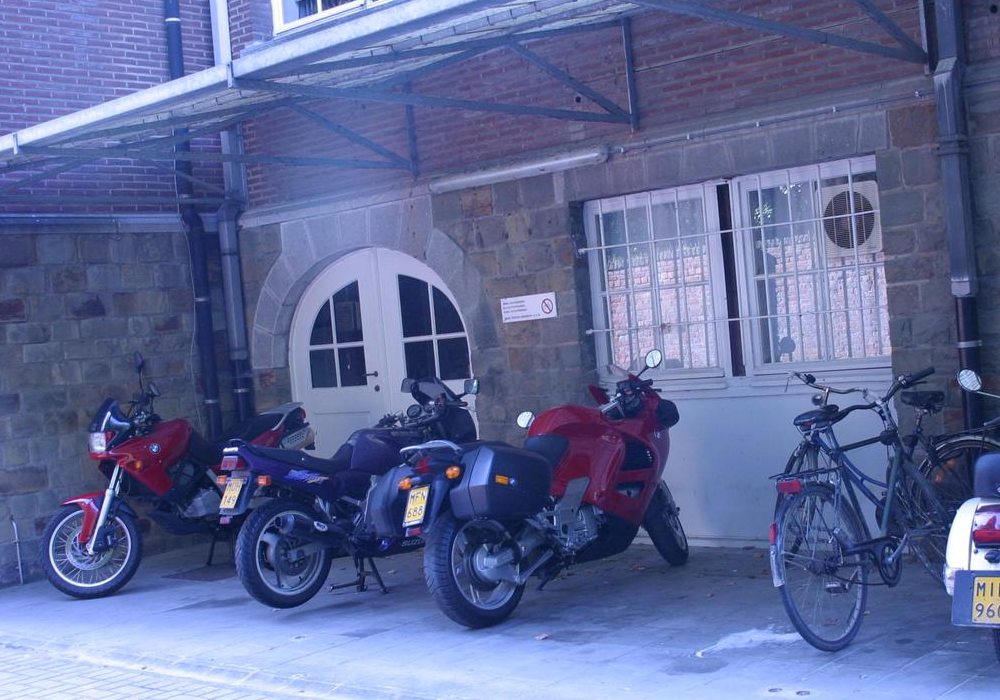
#> input picture 论文与代码对比/代码/dataset/test_vgg/bikes/img1.ppm, 1000 x 700 px, found by its file name
$ python run_LGSC.py
#> lines starting #> are read from the running program, lines starting #| are printed output that depends on the picture; long printed decimals are rounded
### 论文与代码对比/代码/我的/LGSC-main/getmatchpoints.py
# this file is to get keypoints and match them

import cv2
import scipy as sp
import numpy as np
import random


def siftandgetlocation(img1,img2,goodflag=1):
    sift = cv2.SIFT_create(500)
    #sift = cv2.SIFT_create(500,3,0.007,0.01,3)

    # find the keypoints and descriptors with SIFT
    loc1, des1 = sift.detectAndCompute(img1, None)
    loc2, des2 = sift.detectAndCompute(img2, None)
    # abb = cv2.drawKeypoints(img2, loc2, img2, (255, 0, 255), cv2.DRAW_MATCHES_FLAGS_DRAW_RICH_KEYPOINTS)  #
    # cv2.imshow('abb', abb)
    # FLANN parameters
    FLANN_INDEX_KDTREE = 0
    index_params = dict(algorithm=FLANN_INDEX_KDTREE, trees=3)
    search_params = dict()
    flann = cv2.FlannBasedMatcher(index_params, search_params)
    matches = flann.knnMatch(des1, des2, k=2)

    #Apply ratio test
    good = []
    for m, n in matches:
        if m.distance <= 1 * n.distance:
            good.append(m)
    print('num of matching points', len(good))

    return [good,loc1,loc2]


# show the image matches
# [41 lines left out: functions showtheimage, getnewkp, not called in this run]

# [8 lines that do not run on import are left out]

### 论文与代码对比/代码/我的/LGSC-main/testmodel.py
# this file is to test performance of the method
import cv2
import numpy as np


#通过H计算keypoint1是否对应keypoint2
def basetest(loc1, loc2, H):
    loc1p = np.array([loc1[0], loc1[1], 1]).reshape(3, 1)
    newlocp = np.dot(H, loc1p)
    newlocq = newlocp.tolist()
    newloc = [newlocq[0][0], newlocq[1][0], newlocq[2][0]]
    if newloc[2] == 0:
        return 0
    newloc[0] = newloc[0] / newloc[2]
    newloc[1] = newloc[1] / newloc[2]
    newloc[2] = newloc[2] / newloc[2]
    error = (loc2[0] - newloc[0]) * (loc2[0] - newloc[0]) + (loc2[1] - newloc[1]) * (loc2[1] - newloc[1])
    # print(error)
    if error <= 5:
        return 1
    else:
        return 0

# [8 lines left out: function testscore, not called in this run]

#依据基础矩阵或者单应矩阵计算两幅图片中正确匹配点对
def testscoreimage(good, kp1, kp2, H, img1, img2):
    # visualization
    h1, w1 = img1.shape[:2]
    h2, w2 = img2.shape[:2]
    view = np.zeros((max(h1, h2), w1 + w2, 3), np.uint8)
    view[:h1, :w1, 0] = img1
    view[:h2, w1:, 0] = img2
    view[:, :, 1] = view[:, :, 0]
    view[:, :, 2] = view[:, :, 0]
    count = 0
    if H is None:
        print('not found')
        return 0
    for m in good:
        loc1 = [kp1[m.queryIdx].pt[0], kp1[m.queryIdx].pt[1]]
        loc2 = [kp2[m.trainIdx].pt[0], kp2[m.trainIdx].pt[1]]
        result = basetest(loc1, loc2, H)
        if result == 1:
            color = (0, 240, 0)
            count = count + 1
        if result == 0:
            color = (0, 0, 240)
        # draw the keypoints
        cv2.line(view, (int(kp1[m.queryIdx].pt[0]), int(kp1[m.queryIdx].pt[1])),
                 (int(kp2[m.trainIdx].pt[0] + w1), int(kp2[m.trainIdx].pt[1])), color, 2)
    view = cv2.resize(view, (int(0.5 * (w1 + w2)), int(0.5 * max(h1, h2))))
    #print(count)
    return view ,count

### 论文与代码对比/代码/我的/LGSC-main/run_LGSC.py
import cv2
import math
import numpy as np
import getmatchpoints
from enum import Enum
import testmodel


class DrawingType(Enum):
    ONLY_LINES = 1
    LINES_AND_POINTS = 2
    COLOR_CODED_POINTS_X = 3
    COLOR_CODED_POINTS_Y = 4
    COLOR_CODED_POINTS_XpY = 5


# [44 lines left out: function draw_matches, not called in this run]


# calculate the distance between any two nodes in the key point set
def distance_cal(cord_list):
    num = len(cord_list)  # the number of node
    distance_matrix = np.zeros([num, num])  # the distance matrix
    for i, cord_i in enumerate(cord_list):
        for j, cord_j in enumerate(cord_list):
            # calculate the Euclidean distance
            distance = math.sqrt((cord_i[0][0] - cord_j[0][0]) ** 2 + (cord_i[0][1] - cord_j[0][1]) ** 2)
            if i != j:
                # avoid zero distance except for diagonal elements
                distance_matrix[i][j] = distance + 0.0000001
        # print(distance_matrix[i])
    return distance_matrix

# search K nearest neighbors of the i-th node
def find_KNN(K, distance_matrix, index):
    distance_vector = np.array(distance_matrix[index])  # extract the distance vector of the i-th node
    # get an enumeration index vector ranging from 0 to the number of nodes
    index_vector = np.arange(0, len(distance_vector))
    sorted_dis_vec = np.lexsort((index_vector.T, distance_vector.T))  # sort by distance in ascending order
    # print(sorted_dis_vec)
    # get the indexes of K nearest neighbors of the i-th node and the first one is itself
    K_neighbor_index = sorted_dis_vec[:K+1]
    # get the distances of K nearest neighbors of the i-th node and the first one is 0
    K_neighbor_distance = distance_vector[K_neighbor_index]
    return K_neighbor_index, K_neighbor_distance, sorted_dis_vec

# calculate the ranking shift of the i-th node
def cal_ranking_shift(K_idx_list, sorted_idx_list):
    phi_idx = []  # a binary sequence phi_vi of the i-th node vi
    # Iterate over the K nearest neighbors of the i-th node
    for k, n in enumerate(K_idx_list):
        # n is the k-th nearest neighbor vj of the node vi
        # r is the ranking of n's corresponding node v'j centered on v'i
        r = list(sorted_idx_list).index(n)
        phi = r > k  # if i > k, phi = 1 else phi = 0
        phi_idx.append(phi)
    return phi_idx

# calculate the node affinity score s(vi, v'i)
def cal_node_affinity_score(ori_phi_idx, dst_phi_idx, K):
    # convert the binary sequences phi_vi and phi_v'i to numpy arrays
    ori_phi_idx = np.array(ori_phi_idx)
    dst_phi_idx = np.array(dst_phi_idx)
    # s(vi, v'i) = 1 - 1/2K * |phi_vi + phi_v'i|
    node_s_idx = 1 - np.sum(abs(np.add(ori_phi_idx, dst_phi_idx))) / (2 * K)
    return node_s_idx

# calculate the edge affinity score s(e_iij, e'_iij)
def cal_edge_affinity_score(idx, x_idx, ori_K_idx, dst_K_idx, ori_dis_mat, dst_dis_mat, K):
    edge_s_idx_list = []
    # Iterate over the K nearest neighbors of the i-th node expect for itself
    for j in range(len(ori_K_idx[1:])):
        # if x_idx[n] == 1:
        # i_j is the j-th neighbor of node vi
        i_j = ori_K_idx[j+1]
        # get the edge distance d(e_iij) between node vi and its j-th neighbor node vij
        ori_edge_dis = ori_dis_mat[idx][i_j]
        # i_j_ is the j-th neighbor of corresponding node v'i
        i_j_ = dst_K_idx[j+1]
        # get the edge distance d(e'_iij) between corresponding node v'i and its j-th neighbor node v'ij
        dst_edge_dis = dst_dis_mat[idx][i_j_]
        # print(idx, i_j, ori_edge_dis, i_j_,des_edge_dis)
        # s(e_iij, e'_iij) = 1/k * exp(-|d(e_iij) - d(e'_iij)| / max(d(e_iij), d(e'_iij)))
        edge_s_idx = np.exp(- abs(ori_edge_dis - dst_edge_dis) / max(ori_edge_dis, dst_edge_dis)) / K
        # print(edge_s_idx)
        edge_s_idx_list.append(edge_s_idx)

    return edge_s_idx_list


def run_lgsc(img1,img2,H):
    ori_img =cv2.imread(img1, 0)
#> ori_img: shape (700, 1000); min 5, max 255, mean 107.3
    dst_img =cv2.imread(img2, 0)
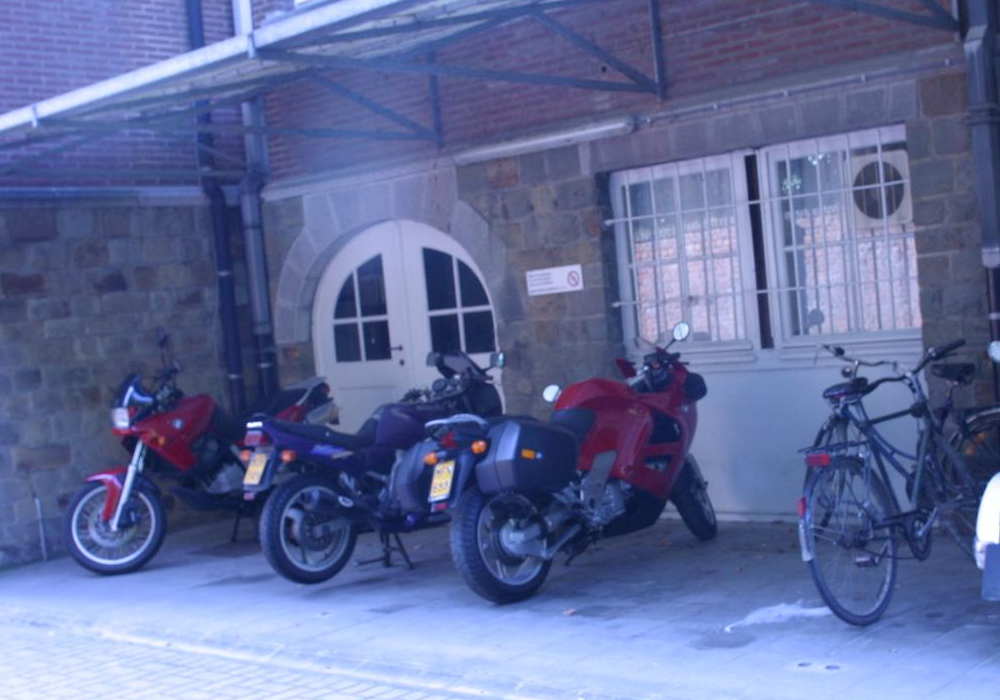
#> input picture 论文与代码对比/代码/dataset/test_vgg/bikes/img2.ppm, 1000 x 700 px, found by its file name
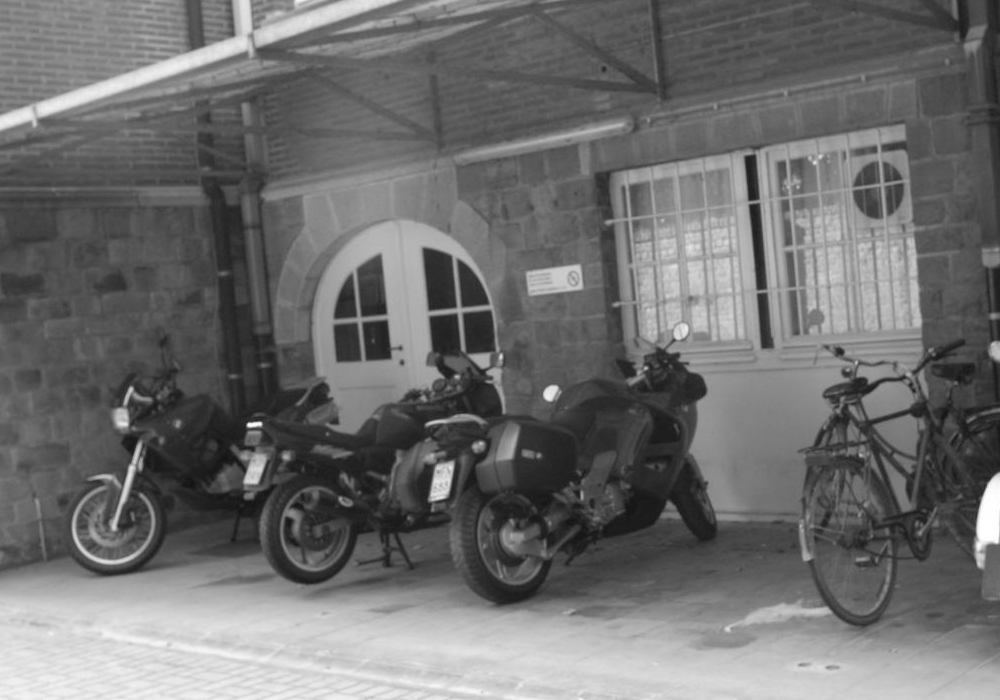
#> dst_img: shape (700, 1000); min 17, max 255, mean 110.5

    result = getmatchpoints.siftandgetlocation(ori_img, dst_img,1)
#> in siftandgetlocation, `loc1, des1 = sift.detectAndCompute(img1, None)`: loc1 = 500 keypoints; strongest (x, y, size): (226, 450, 3), (236, 449, 3), (524, 419, 9.4), (109, 413, 2.7)
#> in siftandgetlocation, `loc2, des2 = sift.detectAndCompute(img2, None)`: loc2 = 500 keypoints; strongest (x, y, size): (250, 425, 4), (259, 424, 4), (550, 393, 10), (121, 419, 12.1)
#> in siftandgetlocation, `matches = flann.knnMatch(des1, des2, k=2)`: matches = 500 matches
#| num of matching points 500
#> result = 3 matches

    bf_matches = result[0]
#> bf_matches = 500 matches
    ori_kp = result[1]
#> ori_kp has the same summary as loc1 in siftandgetlocation
    dst_kp = result[2]
#> dst_kp has the same summary as loc2 in siftandgetlocation

    if len(bf_matches) < 4:
        return None,None,None

    H = np.array(H)

    before,count_before = testmodel.testscoreimage(bf_matches, ori_kp, dst_kp, H, ori_img, dst_img)
#> the loop in testscoreimage, `for m in good:` made 500 passes
#> (loc2, loc1p in basetest, error in basetest, result, color) on passes 1 to 8: ([272.1, 194.5], [996.1, 526.4, 1], 663241.6, 0, (0, 0, 240)), ([435.6, 264], [410.9, 291.1, 1], 0.0221, 1, (0, 240, 0)), ([137.2, 474.8], [410.2, 505.9, 1], 89284.6, 0, (0, 0, 240)), ([437.4, 498.3], [411.6, 523.2, 1], 0.0037, 1, (0, 240, 0)), ([438.2, 467.2], [412.4, 492.5, 1], 0.0417, 1, (0, 240, 0)), ([559.8, 392.4], [412.4, 492.5, 1], 20451, 0, (0, 0, 240)), ([980.2, 559.4], [992.2, 567, 1], 2237.1, 0, (0, 0, 240)), ([413.8, 394.6], [990.8, 559.4, 1], 388944.4, 0, (0, 0, 240))
#> (result, color) on passes 61 to 66: (0, (0, 0, 240)), (0, (0, 0, 240)), (0, (0, 0, 240)), (0, (0, 0, 240)), (0, (0, 0, 240)), (0, (0, 0, 240))
#> after the loop in testscoreimage, `for m in good:`:
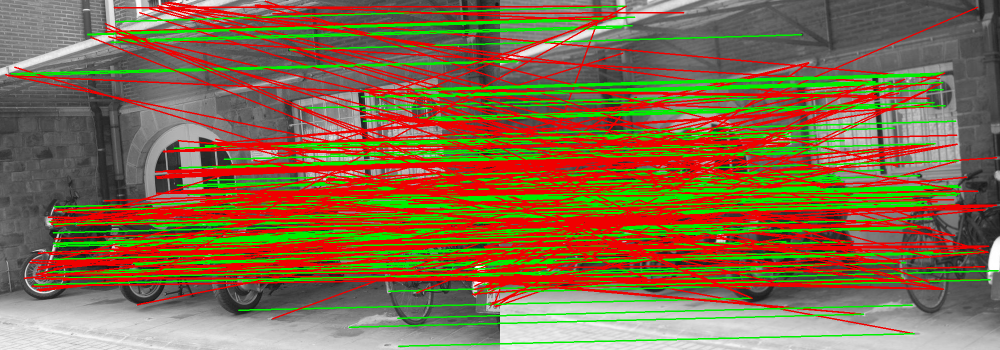
#> view: shape (700, 2000, 3) (shown at 1/2 size); mean of channels 0, 1, 2 70.5, 105.8, 132.3; drawn as B, G, R
#> after the loop in testscoreimage, `for m in good:`: count = 187
#> count_before = 187

    # extract the coordinates of original match points
    # 将匹配点对转化为float类型的numpy数组
    ori_cord_list = np.float32([ori_kp[m.queryIdx].pt for m in bf_matches]).reshape(-1, 1, 2)
#> ori_cord_list = 500 rows, first 8: [996.1, 526.4], [410.9, 291.1], [410.2, 505.9], [411.6, 523.2], [412.4, 492.5], [412.4, 492.5], [992.2, 567], [990.8, 559.4]
    # extract the coordinates of destination match points
    dst_cord_list = np.float32([dst_kp[m.trainIdx].pt for m in bf_matches]).reshape(-1, 1, 2)
#> dst_cord_list = 500 rows, first 8: [272.1, 194.5], [435.6, 264], [137.2, 474.8], [437.4, 498.3], [438.2, 467.2], [559.8, 392.4], [980.2, 559.4], [413.8, 394.6]

    # calculate the distance matrix of original match points
    # 计算匹配点对的距离列表
    ori_dis_mat = distance_cal(ori_cord_list)
#> in distance_cal, `num = len(cord_list)`: num = 500
#> the loop in distance_cal, `for i, cord_i in enumerate(cord_list):` made 500 passes
#> after the loop in distance_cal, `for i, cord_i in enumerate(cord_list):`:
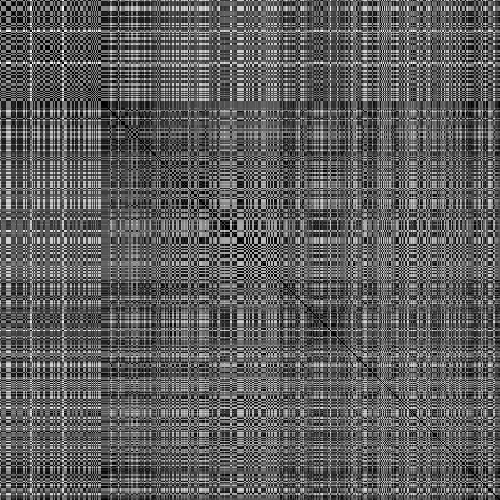
#> distance_matrix: shape (500, 500) float64; min 0, max 1083.1, mean 400.3; drawn with min black and max white
    # calculate the distance matrix of destination match points
    dst_dis_mat = distance_cal(dst_cord_list)
#> the loop in distance_cal (call 2), `for i, cord_i in enumerate(cord_list):` made 500 passes
#> after the loop in distance_cal (call 2), `for i, cord_i in enumerate(cord_list):`:
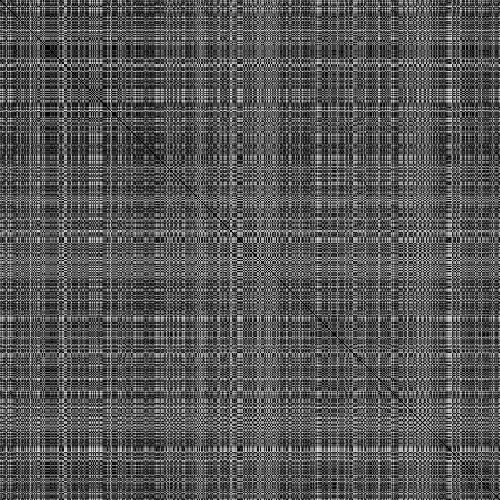
#> distance_matrix: shape (500, 500) float64; min 0, max 1048.3, mean 354.6; drawn with min black and max white

    count =0
    iter_num = 2  # the iterate number
    for iter in range(iter_num):
        ini_match_number = len(ori_cord_list)  # the number of initial match points
        #print(ini_match_number)
        K_list = [7, 5]  # the set of K
        lambda_ = 0.7  # the parameter lambda
        flitered_match = []  # the list of filtered match points
        # iterate over the initial match points
        for idx in range(0, ini_match_number):
            s_idx = 0  # the match score of the i-th node
            # iterate over the set of K
            for K in K_list:
                # search the K nearest neighbors of the i-th node vi
                ori_K_idx, ori_K_dis, sorted_ori_idx = find_KNN(K, ori_dis_mat, idx)
                # search the K nearest neighbors of the corresponding node v'i
                dst_K_idx, dst_K_dis, sorted_dst_idx = find_KNN(K, dst_dis_mat, idx)
                # print(ori_K_idx, des_K_idx)
                # construct the local graph
                # if the neighbor of node vi is also in the corresponding node v'i neighborhoods, x_i = 1, else x_i = 0
                x_idx = [1 if i in dst_K_idx else 0 for i, j in zip(ori_K_idx, dst_K_idx)]
                # calculate the ranking shift of the i-th node vi
                ori_phi_idx = cal_ranking_shift(ori_K_idx, sorted_dst_idx)
                # calculate the ranking shift of the corresponding node v'i
                dst_phi_idx = cal_ranking_shift(dst_K_idx, sorted_ori_idx)
                # calculate the node affinity score of nodes vi and v'i
                node_s_idx = cal_node_affinity_score(ori_phi_idx, dst_phi_idx, K)
                # calculate the edge affinity score of nodes vi and v'i
                edge_s_idx_list = cal_edge_affinity_score(idx, x_idx, ori_K_idx, dst_K_idx, ori_dis_mat, dst_dis_mat, K)
                edge_s_idx_list.insert(0, node_s_idx)
                # construct the local affinity vector w_i
                w_idx = edge_s_idx_list
                # calculate the match score s_i = w_i * x_i
                s_idx_K = np.matmul(np.array(w_idx), np.array(x_idx).T)
                # accumulate the match score
                s_idx += s_idx_K
            # calculate the mean match score among different K
            s_idx = s_idx / len(K_list)
            # if the match score is greater than the preset threshold lambda
            if s_idx > lambda_:
                # the match node vi will be remained
                flitered_match.append(idx)

        # update the original match points
        ori_cord_list = ori_cord_list[flitered_match]
        # update the destination match points
        dst_cord_list = dst_cord_list[flitered_match]
#> this loop made 2 passes
#> ini_match_number on pass 1: 500

    final_match = [bf_matches[i] for i in flitered_match]

    #通过H矩阵计算正确的匹配点对
    after,count_after = testmodel.testscoreimage(final_match, ori_kp, dst_kp, H,ori_img,dst_img)
#> the loop in testscoreimage (call 2), `for m in good:` made 77 passes
#> after the loop in testscoreimage (call 2), `for m in good:`:
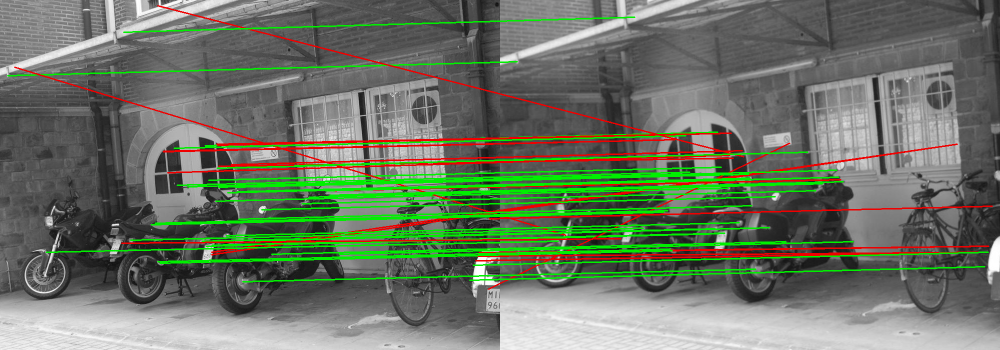
#> view: shape (700, 2000, 3) (shown at 1/2 size); mean of channels 0, 1, 2 99.8, 116.4, 107.3; drawn as B, G, R
#> in testscoreimage (call 2), `view = cv2.resize(view, (int(0.5 * (w1 + w2)), int(0.5 * max(h1, h2))))`:
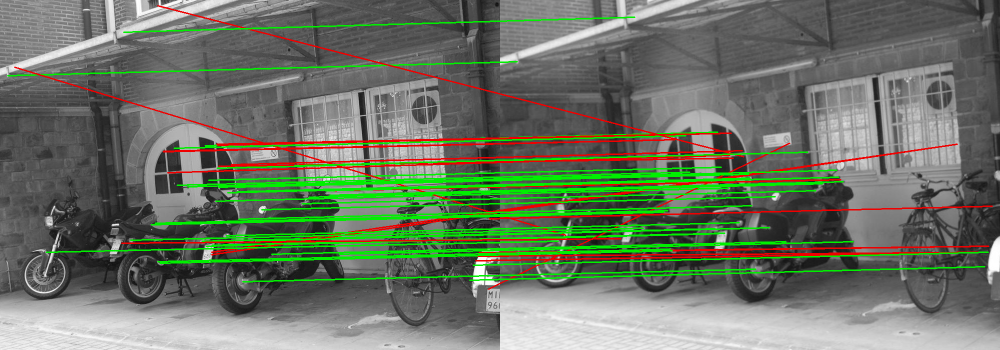
#> view: shape (350, 1000, 3); mean of channels 0, 1, 2 100, 116.5, 107.5; drawn as B, G, R

    if count_before ==0 or len(final_match) == 0:
        return None,None,None
    recall = count_after/count_before
    precision = count_after/len(final_match)
    if(recall + precision == 0):
        return None,None,None
    F_score = 2*recall*precision/(recall+precision)

    cv2.imshow('after', after)
    cv2.waitKey()

    return recall,precision,F_score

if __name__ == '__main__':
    img1 = 'E:\paper_testcode\match\\VGG\\bikes\\img1.ppm'
    img2 = 'E:\paper_testcode\match\\VGG\\bikes\\img2.ppm'

    # [5 lines of commented-out code are left out]


    Hlist1_2 = [[   1.0107879e+00,   8.2814684e-03,   1.8576800e+01],
    [-4.9128885e-03 ,  1.0148779e+00 , -2.8851517e+01],
    [-1.9166087e-06,   8.1537620e-06 ,  1.0000000e+00]]     #bike

    # Hlist1_2 = [[ 1,0,0],[0,1,0],[0,0,1]]     #ubc

    # Hlist1_2 = [[0.7882767153207999,  0.010905680735846527,  28.170495497465602  ],
    # [-0.02537010994777608,  0.9232684706505401,  44.20085016989556 ],
    # [-1.1457814415224265E-4,  1.288160474307972E-5,  1.0  ]]     #wall

    recall,precision,F = run_lgsc(img1,img2,Hlist1_2)
    print('Recall:', recall)
#| Recall: 0.2674
    print('Precision:', precision)
#| Precision: 0.6494
    print('F_score:',F)
#| F_score: 0.3788
